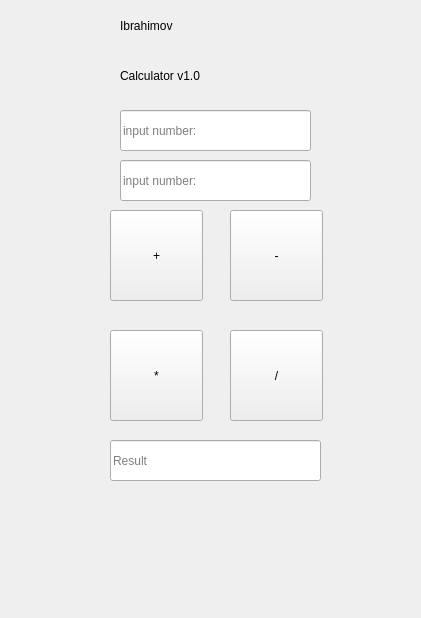
<?xml version="1.0" encoding="UTF-8"?>
<ui version="4.0">
 <class>Form</class>
 <widget class="QWidget" name="Form">
  <property name="geometry">
   <rect>
    <x>0</x>
    <y>0</y>
    <width>421</width>
    <height>618</height>
   </rect>
  </property>
  <property name="windowTitle">
   <string>Form</string>
  </property>
  <widget class="QLabel" name="label">
   <property name="geometry">
    <rect>
     <x>120</x>
     <y>0</y>
     <width>201</width>
     <height>51</height>
    </rect>
   </property>
   <property name="styleSheet">
    <string notr="true">font: 8pt &quot;Impact&quot;;
font: 75 26pt &quot;MS Shell Dlg 2&quot;;</string>
   </property>
   <property name="text">
    <string>Ibrahimov</string>
   </property>
  </widget>
  <widget class="QLabel" name="label_2">
   <property name="geometry">
    <rect>
     <x>120</x>
     <y>60</y>
     <width>201</width>
     <height>31</height>
    </rect>
   </property>
   <property name="styleSheet">
    <string notr="true">font: italic 18pt &quot;Palatino Linotype&quot;;</string>
   </property>
   <property name="text">
    <string>Calculator v1.0</string>
   </property>
  </widget>
  <widget class="QLineEdit" name="input1">
   <property name="geometry">
    <rect>
     <x>120</x>
     <y>110</y>
     <width>191</width>
     <height>41</height>
    </rect>
   </property>
   <property name="styleSheet">
    <string notr="true">font: 12pt &quot;MS Shell Dlg 2&quot;;</string>
   </property>
   <property name="placeholderText">
    <string>input number:</string>
   </property>
  </widget>
  <widget class="QLineEdit" name="input2">
   <property name="geometry">
    <rect>
     <x>120</x>
     <y>160</y>
     <width>191</width>
     <height>41</height>
    </rect>
   </property>
   <property name="styleSheet">
    <string notr="true">font: 12pt &quot;MS Shell Dlg 2&quot;;</string>
   </property>
   <property name="placeholderText">
    <string>input number:</string>
   </property>
  </widget>
  <widget class="QPushButton" name="add">
   <property name="geometry">
    <rect>
     <x>110</x>
     <y>210</y>
     <width>93</width>
     <height>91</height>
    </rect>
   </property>
   <property name="styleSheet">
    <string notr="true">font: 32pt &quot;Maiandra GD&quot;;</string>
   </property>
   <property name="text">
    <string>+</string>
   </property>
  </widget>
  <widget class="QPushButton" name="min">
   <property name="geometry">
    <rect>
     <x>230</x>
     <y>210</y>
     <width>93</width>
     <height>91</height>
    </rect>
   </property>
   <property name="styleSheet">
    <string notr="true">font: 32pt &quot;Maiandra GD&quot;;</string>
   </property>
   <property name="text">
    <string>-</string>
   </property>
  </widget>
  <widget class="QPushButton" name="div">
   <property name="geometry">
    <rect>
     <x>230</x>
     <y>330</y>
     <width>93</width>
     <height>91</height>
    </rect>
   </property>
   <property name="styleSheet">
    <string notr="true">font: 32pt &quot;Maiandra GD&quot;;</string>
   </property>
   <property name="text">
    <string>/</string>
   </property>
  </widget>
  <widget class="QPushButton" name="mul">
   <property name="geometry">
    <rect>
     <x>110</x>
     <y>330</y>
     <width>93</width>
     <height>91</height>
    </rect>
   </property>
   <property name="styleSheet">
    <string notr="true">font: 32pt &quot;Maiandra GD&quot;;</string>
   </property>
   <property name="text">
    <string>*</string>
   </property>
  </widget>
  <widget class="QLineEdit" name="res">
   <property name="geometry">
    <rect>
     <x>110</x>
     <y>440</y>
     <width>211</width>
     <height>41</height>
    </rect>
   </property>
   <property name="styleSheet">
    <string notr="true">font: 18pt &quot;MS Shell Dlg 2&quot;;</string>
   </property>
   <property name="text">
    <string/>
   </property>
   <property name="placeholderText">
    <string>Result</string>
   </property>
  </widget>
 </widget>
 <resources/>
 <connections/>
</ui>
